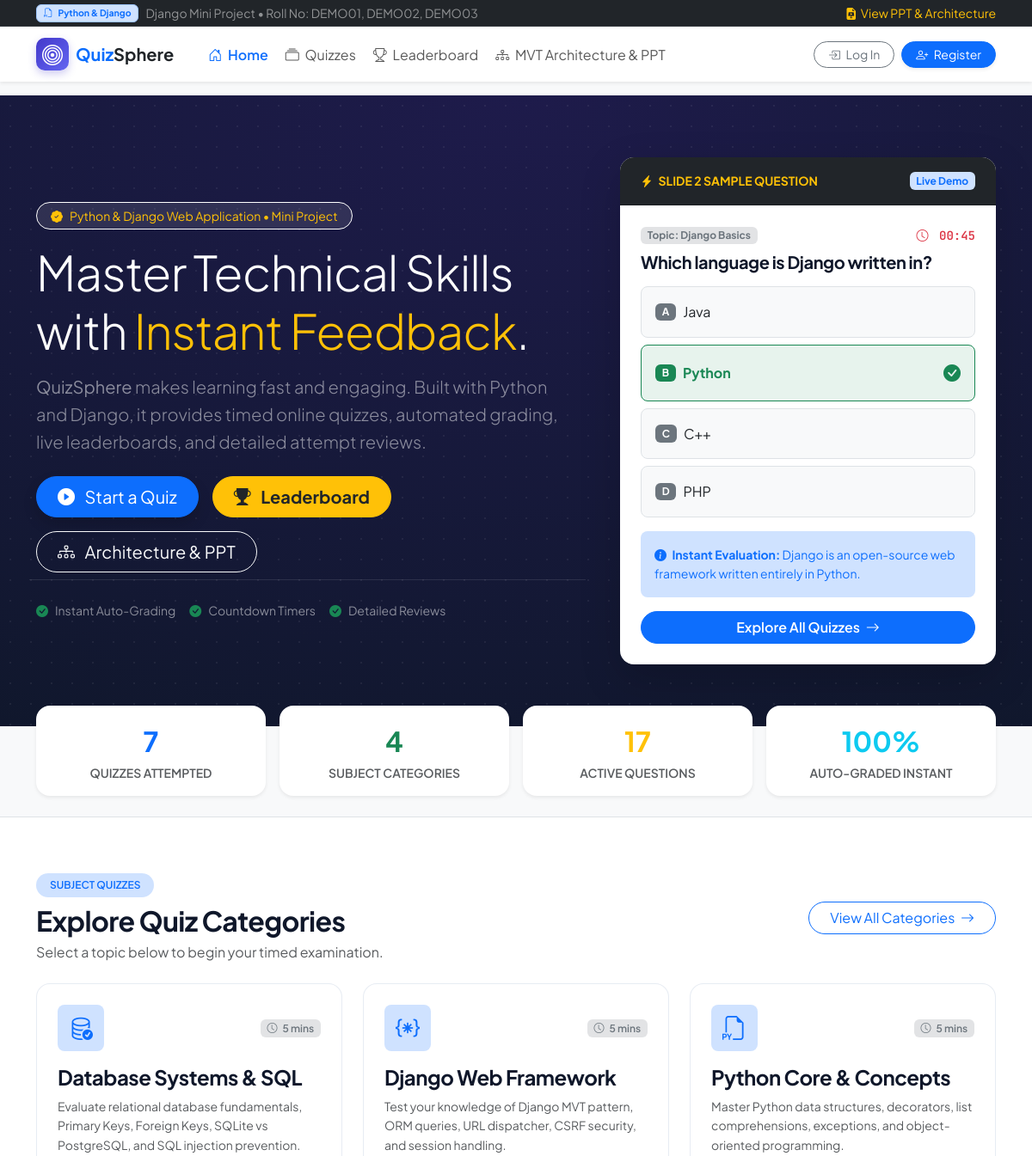
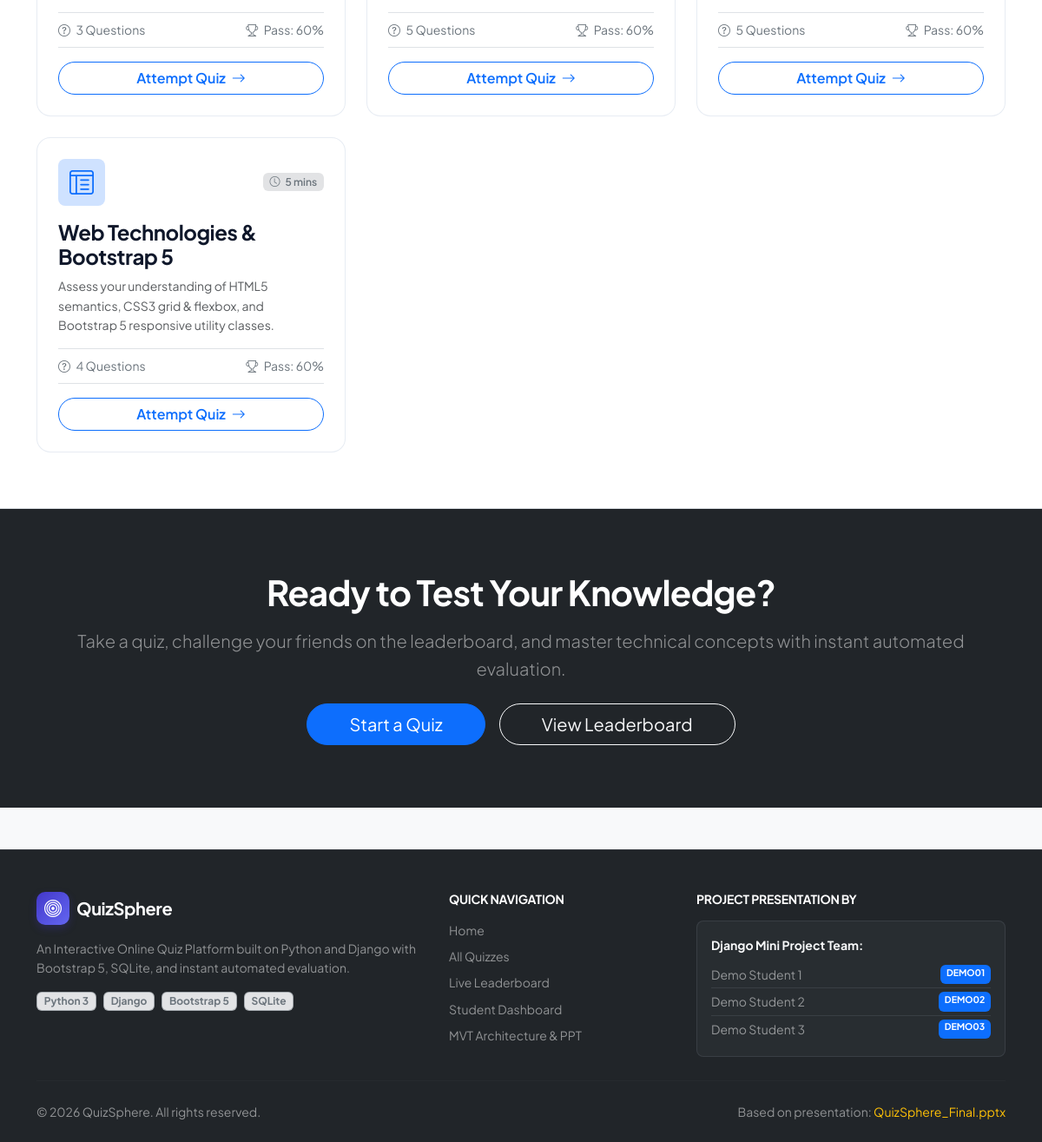
The page / on the database its author committed (2 pictures, top to bottom).
### quiz/models.py (models this page shows, shortened)
class Category(models.Model):
    name = models.CharField(max_length=150, unique=True)
    slug = models.SlugField(max_length=160, unique=True, blank=True)
    description = models.TextField(help_text="Overview of the quiz subject")
    icon = models.CharField(max_length=60, default="bi-lightbulb", help_text="Bootstrap icon class")
    time_limit_mins = models.PositiveIntegerField(default=10, help_text="Duration in minutes")
    pass_percentage = models.PositiveIntegerField(default=60, help_text="Passing score percentage")
    created_at = models.DateTimeField(auto_now_add=True)
    class Meta:
        verbose_name_plural = "Categories"
        ordering = ['name']
    def total_questions(self):
        return self.questions.count()

### quiz/views.py (the view)
# urls.py: path('', views.home, name='home'),
def home(request):
    categories = Category.objects.all().prefetch_related('questions')
    total_quizzes_taken = QuizAttempt.objects.count()
    total_questions = Question.objects.count()
    total_users = QuizAttempt.objects.values('user').distinct().count()
    recent_attempts = QuizAttempt.objects.select_related('user', 'category').order_by('-date_taken')[:5]
    context = {
        'categories': categories,
        'total_quizzes_taken': total_quizzes_taken,
        'total_questions': total_questions,
        'total_users': total_users,
        'recent_attempts': recent_attempts,
    }
    return render(request, 'quiz/home.html', context)

### templates/quiz/home.html (shortened to what this page needs)
{% extends 'base.html' %}
{% block content %}
<section class="hero-gradient py-5 position-relative">
    <div class="container position-relative py-lg-4">
        <div class="row align-items-center g-5">
            <div class="col-lg-7">
                <div class="d-inline-flex align-items-center gap-2 px-3 py-1 rounded-pill bg-white bg-opacity-10 border border-white border-opacity-20 text-warning small mb-3">
                    <i class="bi bi-patch-check-fill"></i>
                    <span>Python &amp; Django Web Application • Mini Project</span>
                </div>
                <h1 class="display-4 fw-extrabold text-white mb-3">
                    Master Technical Skills with <span class="text-warning">Instant Feedback</span>.
                </h1>
                <p class="lead text-white-50 mb-4">
                    <strong>QuizSphere</strong> makes learning fast and engaging. Built with Python and Django, it provides timed online quizzes, automated grading, live leaderboards, and detailed attempt reviews.
                </p>
                <div class="d-flex flex-wrap gap-3 mb-4">
                    <a href="{% url 'category_list' %}" class="btn btn-primary btn-lg px-4 rounded-pill shadow">
                        <i class="bi bi-play-circle-fill me-2"></i> Start a Quiz
                    </a>
                    <a href="{% url 'leaderboard' %}" class="btn btn-warning btn-lg px-4 rounded-pill text-dark fw-bold">
                        <i class="bi bi-trophy-fill me-2"></i> Leaderboard
                    </a>
                    <a href="{% url 'presentation_showcase' %}" class="btn btn-outline-light btn-lg px-4 rounded-pill">
                        <i class="bi bi-diagram-3 me-2"></i> Architecture &amp; PPT
                    </a>
                </div>
                <div class="row g-3 pt-2 text-white-50 small border-top border-white border-opacity-10">
                    <div class="col-auto d-flex align-items-center gap-2">
                        <i class="bi bi-check-circle-fill text-success"></i> Instant Auto-Grading
                    </div>
                    <div class="col-auto d-flex align-items-center gap-2">
                        <i class="bi bi-check-circle-fill text-success"></i> Countdown Timers
                    </div>
                    <div class="col-auto d-flex align-items-center gap-2">
                        <i class="bi bi-check-circle-fill text-success"></i> Detailed Reviews
                    </div>
                </div>
            </div>
            <div class="col-lg-5">
                <div class="card border-0 shadow-lg rounded-4 overflow-hidden bg-white text-dark">
                    <div class="card-header bg-dark text-white py-3 px-4 d-flex justify-content-between align-items-center">
                        <span class="small text-uppercase fw-bold text-warning letter-spacing-1">
                            <i class="bi bi-lightning-charge-fill me-1"></i> Slide 2 Sample Question
                        </span>
                        <span class="badge bg-primary-subtle text-primary">Live Demo</span>
                    </div>
                    <div class="card-body p-4">
                        <div class="d-flex align-items-center justify-content-between mb-2">
                            <span class="badge bg-secondary-subtle text-secondary">Topic: Django Basics</span>
                            <span class="text-danger fw-semibold small font-mono"><i class="bi bi-clock me-1"></i> 00:45</span>
                        </div>
                        <h5 class="fw-bold mb-3">Which language is Django written in?</h5>
                        <div class="d-flex flex-column gap-2 mb-3">
                            <div class="p-3 border rounded-3 d-flex align-items-center gap-2 bg-light">
                                <span class="badge bg-secondary text-white">A</span>
                                <span>Java</span>
                            </div>
                            <div class="p-3 border rounded-3 d-flex align-items-center justify-content-between bg-success bg-opacity-10 border-success text-success fw-bold">
                                <div class="d-flex align-items-center gap-2">
                                    <span class="badge bg-success text-white">B</span>
                                    <span>Python</span>
                                </div>
                                <i class="bi bi-check-circle-fill text-success fs-5"></i>
                            </div>
                            <div class="p-3 border rounded-3 d-flex align-items-center gap-2 bg-light">
                                <span class="badge bg-secondary text-white">C</span>
                                <span>C++</span>
                            </div>
                            <div class="p-3 border rounded-3 d-flex align-items-center gap-2 bg-light">
                                <span class="badge bg-secondary text-white">D</span>
                                <span>PHP</span>
                            </div>
                        </div>
                        <div class="bg-primary-subtle text-primary small p-3 rounded-3 mb-3">
                            <i class="bi bi-info-circle-fill me-1"></i> <strong>Instant Evaluation:</strong> Django is an open-source web framework written entirely in Python.
                        </div>
                        <a href="{% url 'category_list' %}" class="btn btn-primary w-100 rounded-pill fw-semibold">
                            Explore All Quizzes <i class="bi bi-arrow-right ms-1"></i>
                        </a>
                    </div>
                </div>
            </div>
        </div>
    </div>
</section>
<div class="container mt-n4 position-relative" style="margin-top: -2.5rem; z-index: 10;">
    <div class="row g-3">
        <div class="col-6 col-md-3">
            <div class="card border-0 shadow-sm rounded-4 text-center p-3 bg-white">
                <div class="fs-2 fw-bold text-primary">{{ total_quizzes_taken }}</div>
                <div class="small text-muted text-uppercase fw-semibold">Quizzes Attempted</div>
            </div>
        </div>
        <div class="col-6 col-md-3">
            <div class="card border-0 shadow-sm rounded-4 text-center p-3 bg-white">
                <div class="fs-2 fw-bold text-success">{{ categories.count }}</div>
                <div class="small text-muted text-uppercase fw-semibold">Subject Categories</div>
            </div>
        </div>
        <div class="col-6 col-md-3">
            <div class="card border-0 shadow-sm rounded-4 text-center p-3 bg-white">
                <div class="fs-2 fw-bold text-warning">{{ total_questions }}</div>
                <div class="small text-muted text-uppercase fw-semibold">Active Questions</div>
            </div>
        </div>
        <div class="col-6 col-md-3">
            <div class="card border-0 shadow-sm rounded-4 text-center p-3 bg-white">
                <div class="fs-2 fw-bold text-info">100%</div>
                <div class="small text-muted text-uppercase fw-semibold">Auto-Graded Instant</div>
            </div>
        </div>
    </div>
</div>
<section class="py-5 bg-white border-top border-bottom mt-4">
    <div class="container py-3">
        <div class="d-flex flex-column flex-md-row justify-content-between align-items-md-center gap-3 mb-4">
            <div>
                <span class="badge bg-primary-subtle text-primary px-3 py-2 rounded-pill fw-semibold text-uppercase small mb-2">Subject Quizzes</span>
                <h2 class="fw-bold mb-1">Explore Quiz Categories</h2>
                <p class="text-muted mb-0">Select a topic below to begin your timed examination.</p>
            </div>
            <a href="{% url 'category_list' %}" class="btn btn-outline-primary rounded-pill px-4">
                View All Categories <i class="bi bi-arrow-right ms-1"></i>
            </a>
        </div>
        <div class="row g-4">
            {% for cat in categories %}
            <div class="col-md-6 col-lg-4">
                <div class="card quiz-card h-100 p-4 d-flex flex-column justify-content-between">
                    <div>
                        <div class="d-flex align-items-center justify-content-between mb-3">
                            <div class="rounded-3 bg-primary-subtle text-primary p-3 fs-3 d-flex align-items-center justify-content-center" style="width: 54px; height: 54px;">
                                <i class="bi {{ cat.icon|default:'bi-journal-code' }}"></i>
                            </div>
                            <span class="badge bg-secondary-subtle text-secondary fw-semibold">
                                <i class="bi bi-clock me-1"></i> {{ cat.time_limit_mins }} mins
                            </span>
                        </div>
                        <h4 class="fw-bold mb-2">{{ cat.name }}</h4>
                        <p class="text-muted small mb-3">{{ cat.description|truncatewords:16 }}</p>
                    </div>
                    <div>
                        <div class="d-flex justify-content-between align-items-center text-secondary small py-2 mb-3 border-top border-bottom">
                            <span><i class="bi bi-question-circle me-1"></i> {{ cat.total_questions }} Questions</span>
                            <span><i class="bi bi-trophy me-1"></i> Pass: {{ cat.pass_percentage }}%</span>
                        </div>
                        <a href="{% url 'category_detail' slug=cat.slug %}" class="btn btn-outline-primary w-100 rounded-pill fw-semibold">
                            Attempt Quiz <i class="bi bi-arrow-right ms-1"></i>
                        </a>
                    </div>
                </div>
            </div>
            {% endfor %}
        </div>
    </div>
</section>
<section class="py-5 bg-dark text-white text-center">
    <div class="container py-4">
        <h2 class="display-6 fw-bold text-white mb-3">Ready to Test Your Knowledge?</h2>
        <p class="lead text-white-50 max-w-600 mx-auto mb-4">
            Take a quiz, challenge your friends on the leaderboard, and master technical concepts with instant automated evaluation.
        </p>
        <div class="d-flex justify-content-center gap-3 flex-wrap">
            <a href="{% url 'category_list' %}" class="btn btn-primary btn-lg rounded-pill px-5">Start a Quiz</a>
            <a href="{% url 'leaderboard' %}" class="btn btn-outline-light btn-lg rounded-pill px-5">View Leaderboard</a>
        </div>
    </div>
</section>
{% endblock %}

### rows shown on the page
Category: time_limit_mins "5", name "Database Systems & SQL", description "Evaluate relational database fundamentals, Primary Keys, Foreign Keys, SQLite vs PostgreSQL, and SQL injection prevention.", total_questions "3", pass_percentage "60"
Category: time_limit_mins "5", name "Django Web Framework", description "Test your knowledge of Django MVT pattern, ORM queries, URL dispatcher, CSRF security, and session handling.", total_questions "5", pass_percentage "60"
Category: time_limit_mins "5", name "Python Core & Concepts", description "Master Python data structures, decorators, list comprehensions, exceptions, and object-oriented programming.", total_questions "5", pass_percentage "60"
Category: time_limit_mins "5", name "Web Technologies & Bootstrap 5", description "Assess your understanding of HTML5 semantics, CSS3 grid & flexbox, and Bootstrap 5 responsive utility classes.", total_questions "4", pass_percentage "60"

### other values the page prints
{{ total_quizzes_taken }} "7"
{{ categories.count }} "4"
{{ total_questions }} "17"
